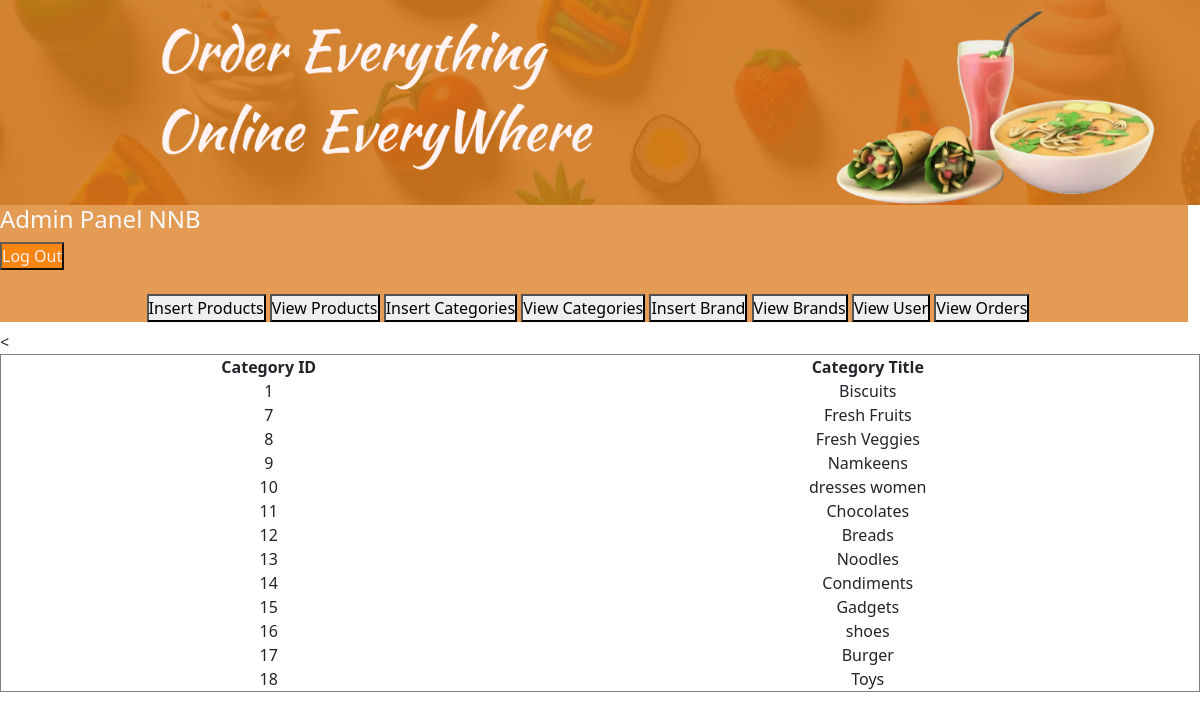
/admin_area/index.php?view_category, run on the app's committed database.
### tables this page shows
CREATE TABLE `categories` (
  `category_id` int(11) NOT NULL,
  `category_title` varchar(100) NOT NULL
);

### admin_area/view_category.php (the view, shortened to what this page needs)
<?php
$servername = "localhost";
$username = "root";
$password = "";
$dbname = "blinkmart";
$conn = new mysqli($servername, $username, $password, $dbname);
$sql = "SELECT category_id, category_title FROM categories";
$result = $conn->query($sql);
if ($result->num_rows > 0) {
    echo "<table border='1' style='width:100%; text-align:center;'>";
    echo "<tr><th>Category ID</th><th>Category Title</th><</tr>";
    while($row = $result->fetch_assoc()) {
        echo "<tr>
                <td>" . $row["category_id"] . "</td>
                <td>" . $row["category_title"] . "</td>
              </tr>";
    }
    echo "</table>";
} else {
    echo "No categories found.";
}
?>

### admin_area/index.php (shortened to what this page needs)
<!DOCTYPE html>
<html lang="en">
<head>
    <link rel="stylesheet" href="../style.css">
    <link href="https://cdn.jsdelivr.net/npm/bootstrap@5.3.3/dist/css/bootstrap.min.css" rel="stylesheet">
    <link rel="stylesheet" href="https://cdnjs.cloudflare.com/ajax/libs/font-awesome/6.6.0/css/all.min.css" />
</head>
<body >
    <div class="banner" style="width:100vw; height:20%">
    <img src="../project_banner.png" alt="">
</div>
    <div class="wrapped">
    <div class="content" style="border:2px;">
    <div class="row">
        <div class="col-md-12 bg-light-orange  mb-2">
           <div class="text-light"> <h4>Admin Panel NNB </h4>
        <button class="bg-dark-orange text-light">
          <a class="nav-link" href="../logout.php">Log Out</a>
        </button>
        </div>
            <br>
            <div class="button text-center">
                <button><a href="insert_product.php" class="nav-link  ny-1">Insert Products</a></button>
                <button><a href="index.php?view_product" class="nav-link  ny-1">View Products</a></button>
                <button><a href="index.php?insert_category" class="nav-link  ny-1">Insert Categories</a></button>
                <button><a href="index.php?view_category" class="nav-link  ny-1">View Categories</a></button>
                <button><a href="index.php?insert_brand" class="nav-link  ny-1">Insert Brand</a> </button>
                <button><a href="index.php?view_brand" class="nav-link  ny-1">View Brands</a></button>
                <button><a href="index.php?view_user" class="nav-link  ny-1">View User</a></button>
                <button><a href="index.php?view_order" class="nav-link  ny-1">View Orders</a></button>
            </div>
        </div>
        </div>
    </div>
        <?php
        if (isset($_GET['view_category']))
        {
            include('view_category.php');
        }
        ?>
</div>
</body>
</html>

### style.css (style rules this page uses)
* { margin:0; padding:0; box-sizing: border-box; object-fit: contain; max-width: 100vw; }
.banner img { width:15.83in; }
.bg-dark-orange { background-color: #fc830b; opacity: 0.9; }
.bg-light-orange { background-color: #dc7e20c4; }
.wrapped { min-height: 100%; display: flex; flex-direction: column; }
.content { flex: 1; }
body { overflow-x: hidden; }

### data on the page
categories: category_id "1", category_title "Biscuits"
categories: category_id "7", category_title "Fresh Fruits"
categories: category_id "8", category_title "Fresh Veggies"
categories: category_id "9", category_title "Namkeens"
categories: category_id "10", category_title "dresses women"
categories: category_id "11", category_title "Chocolates"
categories: category_id "12", category_title "Breads"
categories: category_id "13", category_title "Noodles"
categories: category_id "14", category_title "Condiments"
categories: category_id "15", category_title "Gadgets"
categories: category_id "16", category_title "shoes"
categories: category_id "17", category_title "Burger"
categories: category_id "18", category_title "Toys"
